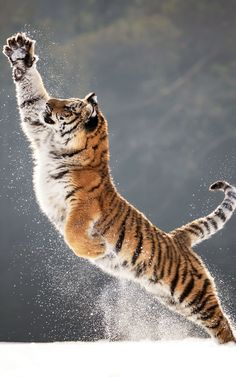
//> input picture tiger.jpg, 236 x 377 px
$ ./grabcut   (built with g++ and OpenCV 4)
//> lines starting //> are read from the running program, lines starting //| are printed output that depends on the picture; after the words box and inside, x2 and y2 are one past the last pixel; in counts of white or black regions, pixels touching at a corner belong together
#include <iostream>
#include <time.h>
#include "opencv2/core/core.hpp"
#include "opencv2/highgui/highgui.hpp"
#include "opencv2/imgproc/imgproc.hpp"
using namespace std;
using namespace cv;
void mygrabCut();

void main()
{
	mygrabCut();

	waitKey(0);
}

void mygrabCut()
{
	Mat img = imread("tiger.jpg");
//> img is the input picture: 377 rows x 236 cols, CV_8UC3; mean B, G, R 129.4, 133.5, 139.4
	Rect rect;
	rect = Rect(Point(3, 27), Point(234, 358));

	Mat result, bg_model, fg_model;
	grabCut(img, result, rect, bg_model, fg_model, 5, GC_INIT_WITH_RECT);
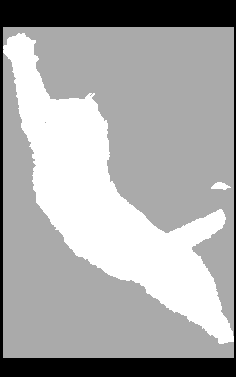
//> result: 377 rows x 236 cols, CV_8UC1; min 0, max 3, mean 1.97; drawn with min black and max white
//> bg_model = 65 values, max 2226.6 at index 64, min 0.101 at index 0, mean 356.4; fg_model = 65 values, max 1043.7 at index 37, min 0 at index 2, mean 277.4

	compare(result, GC_PR_FGD, result, CMP_EQ);
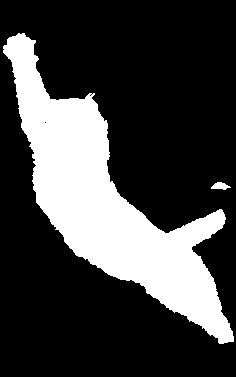
//> result: 377 rows x 236 cols, CV_8UC1; 25.3% white; 2 white regions, box (x1, y1, x2, y2) and area: (3, 33, 234, 344) 22452, (211, 182, 231, 190) 99
	//GC_PR_FGD: GrabCut class foreground 픽셀
	// CMP_EQ: compare 옵션(equal)

	Mat mask(img.size(), CV_8UC3, cv::Scalar(255, 255, 255));
	img.copyTo(mask, result);
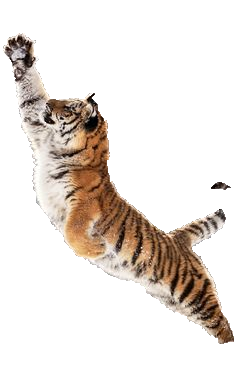
//> mask: 377 rows x 236 cols, CV_8UC3; mean B, G, R 218.8, 224.2, 231.3
	imshow("img", img);
	imshow("result", result);
	imshow("mask", mask);
}

$ run again, with butt.jpg copied over tiger.jpg
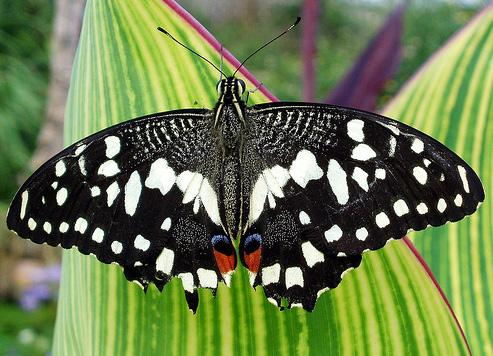
//> input picture butt.jpg, 493 x 356 px
//> in mygrabCut, img is the input picture: 356 rows x 493 cols, CV_8UC3; mean B, G, R 77.2, 123.6, 107
//> bg_model = 65 values, max 2160.1 at index 20, min -110.3 at index 21, mean 277; fg_model = 65 values, max 778.1 at index 24, min -102.3 at index 21, mean 190.8
//> in mygrabCut, `compare(result, GC_PR_FGD, result, CMP_EQ);`:
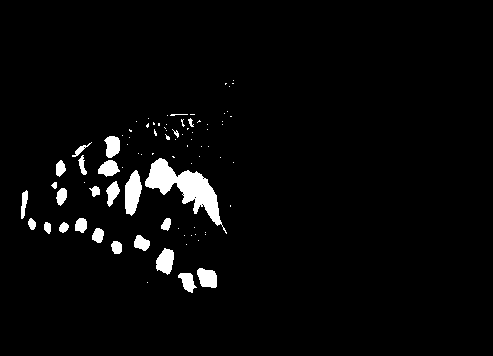
//> result: 356 rows x 493 cols, CV_8UC1; 3.3% white; 84 white regions (58 under 20 px), largest, box (x1, y1, x2, y2) and area: (145, 158, 227, 234) 1996, (125, 170, 142, 216) 540, (156, 248, 174, 275) 344
//> in mygrabCut, `img.copyTo(mask, result);`:
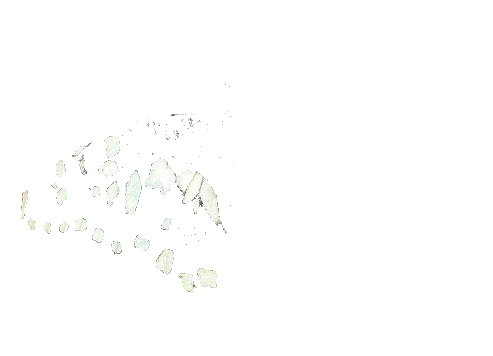
//> mask: 356 rows x 493 cols, CV_8UC3; mean B, G, R 254, 254.3, 254.1

$ run again, with church.jpg copied over tiger.jpg
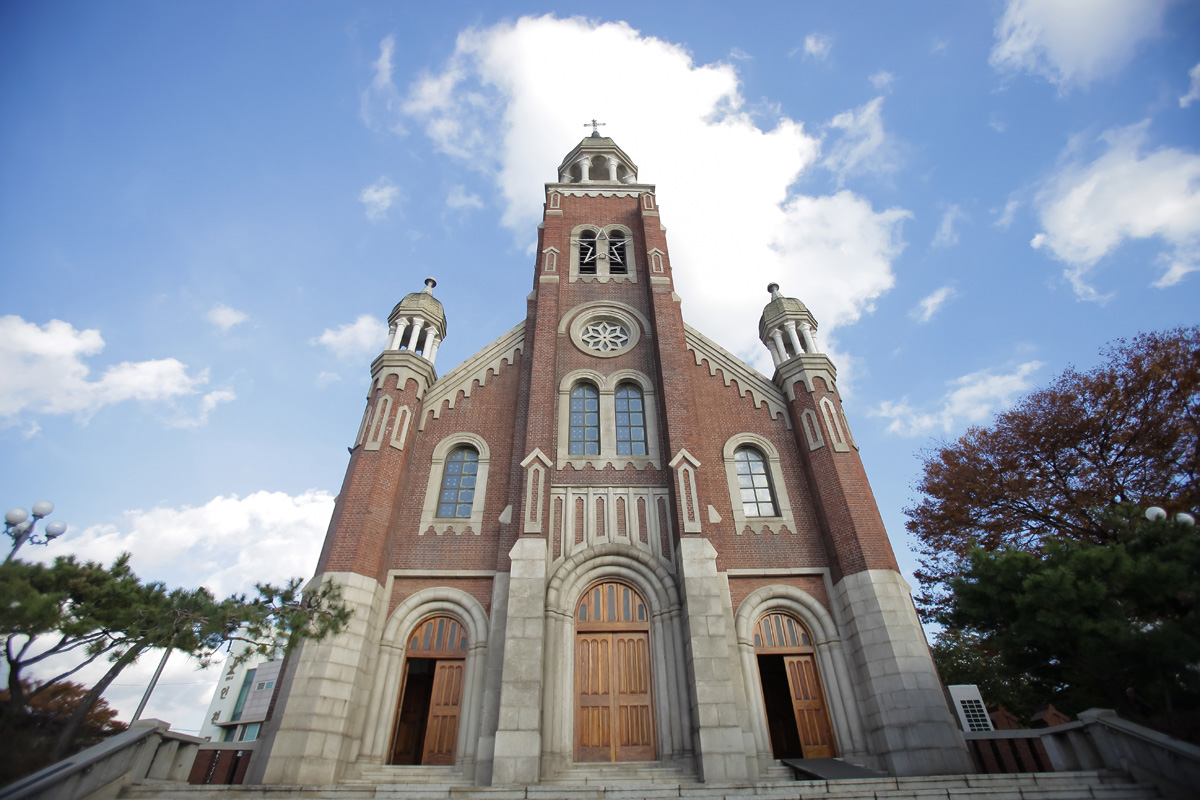
//> input picture church.jpg, 1200 x 800 px
//> in mygrabCut, img is the input picture: 800 rows x 1200 cols, CV_8UC3; mean B, G, R 159.4, 144.3, 135
//> bg_model = 65 values, max 1338.9 at index 47, min 0.161 at index 4, mean 414.1; fg_model = 65 values, max 257.6 at index 46, min 0.0133 at index 2, mean 76.97
//> in mygrabCut, `compare(result, GC_PR_FGD, result, CMP_EQ);`:
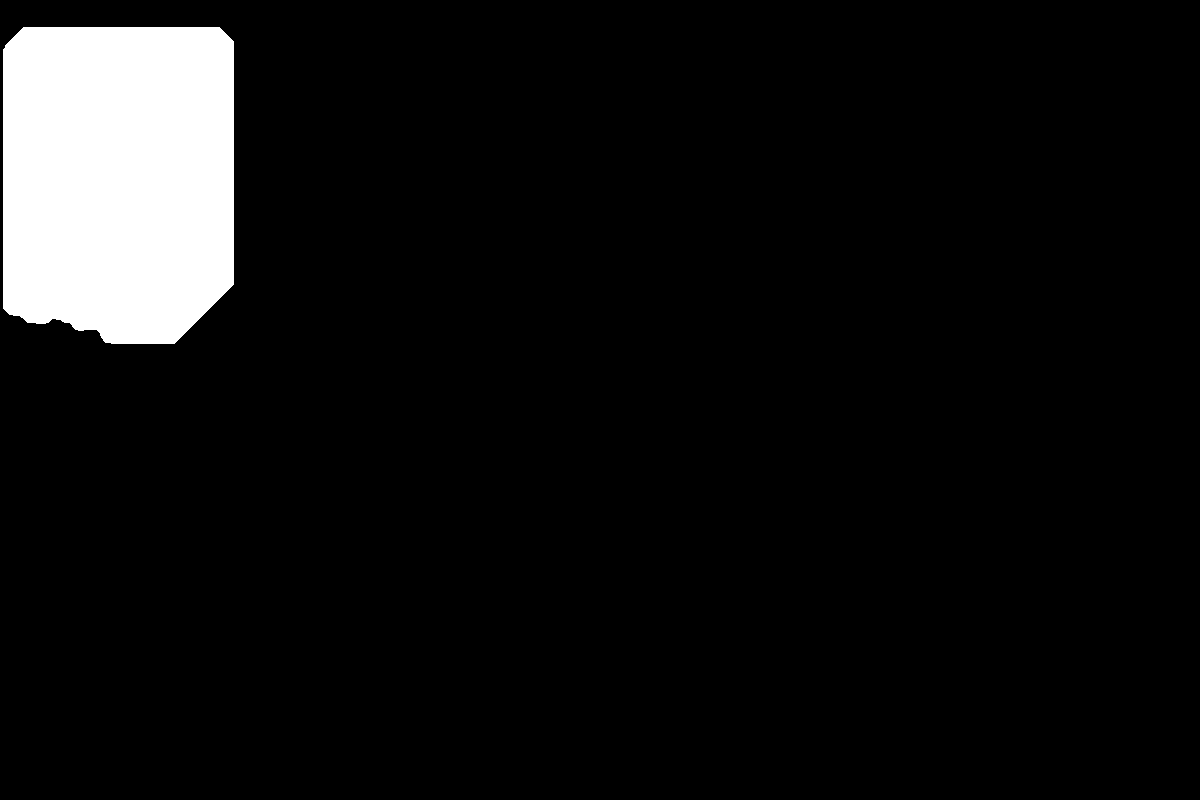
//> result: 800 rows x 1200 cols, CV_8UC1; 7.2% white; 1 white region, box (x1, y1, x2, y2) and area: (3, 27, 234, 344) 69069
//> in mygrabCut, `img.copyTo(mask, result);`:
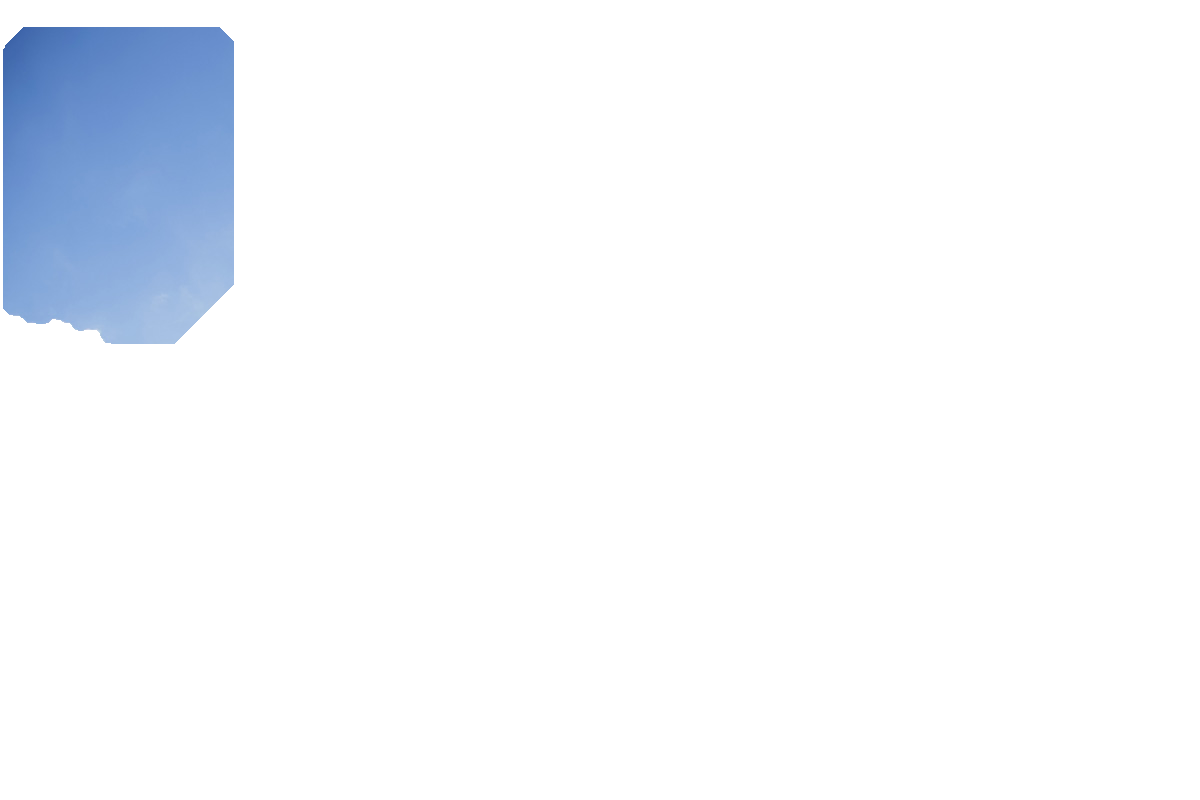
//> mask: 800 rows x 1200 cols, CV_8UC3; mean B, G, R 251.8, 248, 245.4
